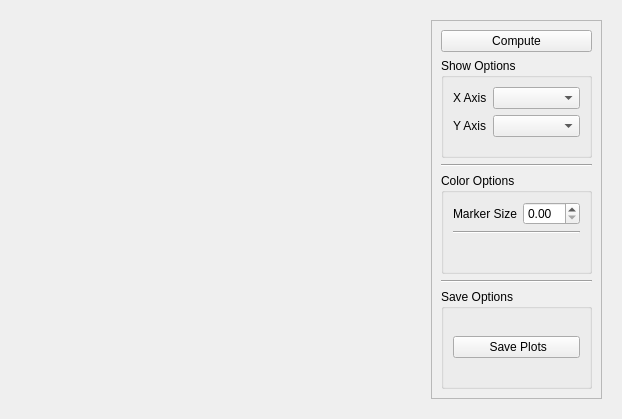
<?xml version="1.0" encoding="UTF-8"?>
<ui version="4.0">
 <class>GeometryPerformanceScatterplotsWidget</class>
 <widget class="QWidget" name="GeometryPerformanceScatterplotsWidget">
  <property name="geometry">
   <rect>
    <x>0</x>
    <y>0</y>
    <width>622</width>
    <height>419</height>
   </rect>
  </property>
  <property name="windowTitle">
   <string>Form</string>
  </property>
  <layout class="QGridLayout" name="gridLayout">
   <item row="0" column="0">
    <widget class="QStackedWidget" name="stackedWidget">
     <widget class="QWidget" name="page"/>
     <widget class="QWidget" name="page_2"/>
    </widget>
   </item>
   <item row="0" column="1">
    <widget class="QWidget" name="widget" native="true">
     <layout class="QHBoxLayout" name="horizontalLayout">
      <item>
       <widget class="QFrame" name="frame">
        <property name="frameShape">
         <enum>QFrame::Shape::StyledPanel</enum>
        </property>
        <property name="frameShadow">
         <enum>QFrame::Shadow::Raised</enum>
        </property>
        <layout class="QGridLayout" name="gridLayout_3">
         <item row="0" column="0">
          <widget class="QPushButton" name="compute_btn">
           <property name="text">
            <string> Compute </string>
           </property>
           <property name="icon">
            <iconset resource="images.qrc">
             <normaloff>:/icons/img/geometry_icon.png</normaloff>:/icons/img/geometry_icon.png</iconset>
           </property>
          </widget>
         </item>
         <item row="1" column="0">
          <widget class="QGroupBox" name="groupBox">
           <property name="title">
            <string>Show Options</string>
           </property>
           <layout class="QFormLayout" name="formLayout">
            <item row="0" column="0">
             <widget class="QLabel" name="label">
              <property name="text">
               <string>X Axis</string>
              </property>
             </widget>
            </item>
            <item row="0" column="1">
             <widget class="QComboBox" name="x_axis_cb"/>
            </item>
            <item row="1" column="1">
             <widget class="QComboBox" name="y_axis_cb"/>
            </item>
            <item row="1" column="0">
             <widget class="QLabel" name="label_2">
              <property name="text">
               <string>Y Axis</string>
              </property>
             </widget>
            </item>
           </layout>
          </widget>
         </item>
         <item row="2" column="0">
          <widget class="Line" name="line_2">
           <property name="baseSize">
            <size>
             <width>0</width>
             <height>0</height>
            </size>
           </property>
           <property name="orientation">
            <enum>Qt::Orientation::Horizontal</enum>
           </property>
          </widget>
         </item>
         <item row="3" column="0">
          <widget class="QGroupBox" name="groupBox_3">
           <property name="title">
            <string>Color Options</string>
           </property>
           <layout class="QGridLayout" name="gridLayout_2">
            <item row="0" column="0">
             <widget class="QLabel" name="marker_size_label">
              <property name="text">
               <string>Marker Size</string>
              </property>
             </widget>
            </item>
            <item row="0" column="1">
             <widget class="QDoubleSpinBox" name="marker_size_dsb"/>
            </item>
            <item row="2" column="0" colspan="2">
             <widget class="QWidget" name="marker_settings_widget" native="true"/>
            </item>
            <item row="1" column="0" colspan="2">
             <widget class="Line" name="line">
              <property name="baseSize">
               <size>
                <width>0</width>
                <height>0</height>
               </size>
              </property>
              <property name="orientation">
               <enum>Qt::Orientation::Horizontal</enum>
              </property>
             </widget>
            </item>
           </layout>
          </widget>
         </item>
         <item row="4" column="0">
          <widget class="Line" name="line_3">
           <property name="baseSize">
            <size>
             <width>0</width>
             <height>0</height>
            </size>
           </property>
           <property name="orientation">
            <enum>Qt::Orientation::Horizontal</enum>
           </property>
          </widget>
         </item>
         <item row="5" column="0">
          <widget class="QGroupBox" name="groupBox_2">
           <property name="title">
            <string>Save Options</string>
           </property>
           <layout class="QVBoxLayout" name="verticalLayout_2">
            <item>
             <widget class="QPushButton" name="pushButton">
              <property name="enabled">
               <bool>true</bool>
              </property>
              <property name="text">
               <string> Save Plots</string>
              </property>
              <property name="icon">
               <iconset resource="images.qrc">
                <normaloff>:/icons/img/image_icon.png</normaloff>:/icons/img/image_icon.png</iconset>
              </property>
             </widget>
            </item>
           </layout>
          </widget>
         </item>
        </layout>
       </widget>
      </item>
     </layout>
    </widget>
   </item>
  </layout>
 </widget>
 <resources>
  <include location="images.qrc"/>
 </resources>
 <connections/>
</ui>
